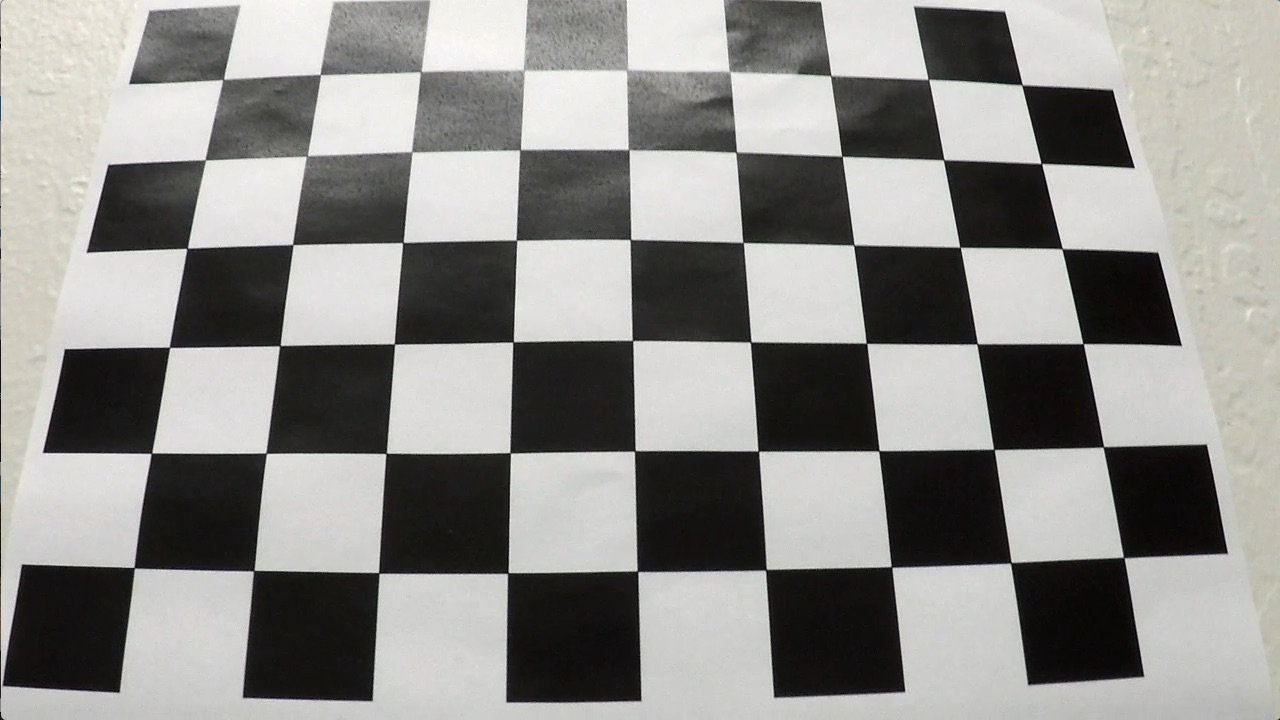
#> input picture camera_cal/calibration3.jpg, 1280 x 720 px; its folder holds 5 pictures in this run
$ python SDCND-P4_Advanced-Lane-Lines.py   (older library calls are emulated)
#> lines starting #> are read from the running program, lines starting #| are printed output that depends on the picture; after the words box and inside, x2 and y2 are one past the last pixel; in counts of white or black regions, pixels touching at a corner belong together

# coding: utf-8

# # Udacity Project 4 Advanced Lane Finding

#
# The goals / steps of this project are the following:
#
# 1. Calibration & Edge Enhancement
#     * Compute the camera calibration matrix and distortion coefficients given a set of chessboard images.
#     * Apply a distortion correction to raw images.
# 2.
#     * Use color transforms, gradients, etc., to create a thresholded binary image.
# 3.
#     * Apply a perspective transform to rectify binary image ("birds-eye view").
# 4.
#     * Detect lane pixels and fit to find the lane boundary.
# 5.
#     * Determine the curvature of the lane and vehicle position with respect to center.
# 6.
#     * Warp the detected lane boundaries back onto the original image.
# 7.
#     * Output visual display of the lane boundaries and numerical estimation of lane curvature and vehicle position.

# ## 0. Import Libs and setting which examples to plot

# In[ ]:


import numpy as np
import cv2
import glob
import matplotlib.pyplot as plt
import matplotlib.image as mpimg
import pickle
import re

plot_demos = 2 # set this to 0 to plot all examples, >8 => direct video creating

# %matplotlib
# get_ipython().run_line_magic('matplotlib', 'inline')


# ## 0. Helper functions

# In[ ]:


# [13 lines left out: functions tryint, alphanum_key, not called in this run]

def sort_nicely(liste):
    """ Sort the given list in the way that humans expect.
    """
    liste.sort(key=alphanum_key)
    return liste

def plot_two_images(img, img_aug, size=(13,5), set_axis = 'off',show = 1, titles = [' ',' '], save_it = 0,save_name ='img'):
    """ Plots two images side by side
    """
    f = plt.figure(figsize=size)
    ysize = img.shape[0]
    xsize = img.shape[1]

    ax1 = plt.subplot(121)
    plt.axis(set_axis)
    plt.imshow(img, cmap='inferno')
    plt.title(titles[0])
    ax1.set_ylim(ysize, 0)
    ax1.set_xlim(0, xsize)

    ax2 = plt.subplot(122)
    plt.axis(set_axis)
    plt.imshow(img_aug, cmap='inferno')
    plt.title(titles[1])
    plt.subplots_adjust(top=1.0,bottom=0.0,left=0.0,right=1.0,hspace=0.05,wspace=0.05)
    ax2.set_ylim(ysize, 0)
    ax2.set_xlim(0, xsize)

    if save_it:
        plt.savefig('./output_images/' + save_name + '.png')
    if show:
        plt.show()


    return f, ax1, ax2


def region_of_interest(img, vertices):
    """
    Applies an image mask.

    Only keeps the region of the image defined by the polygon
    formed from `vertices`. The rest of the image is set to black.
    """
    #defining a blank mask to start with
    mask = np.zeros_like(img)

    #defining a 3 channel or 1 channel color to fill the mask with depending on the input image
    if len(img.shape) > 2:
        channel_count = img.shape[2]  # i.e. 3 or 4 depending on your image
        ignore_mask_color = (255,) * channel_count
    else:

        if (img.max() <= 1 or img.max() > 255) and img.min() <= 0  :
            ignore_mask_color = 1
        elif (img.max()) > 1:
            ignore_mask_color = 255

    vertices  = np.array(vertices, ndmin = 3, dtype = np.int32)
    #filling pixels inside the polygon defined by "vertices" with the fill color
    cv2.fillPoly(mask, vertices, ignore_mask_color)

    # returning the image only where mask pixels are nonzero
    masked_image = cv2.bitwise_and(img, mask)
    return masked_image

def weighted_img(initial_img, alpha, img, beta, λ=0.):
    return cv2.addWeighted(initial_img, alpha, img, beta, λ)

def norm_0_255(img):
    """ Normalize img input to range from int 0 to 255
    """

    img_min = np.min(img)
    img_max = np.max(img)
    range_img = img_max - img_min
    result = (img-img_min)/range_img*255
    return(np.asarray(result, dtype='uint8'))

def norm_0_1(img):
    """ Normalize img input to range from float 32 0 to 1
    """
    if img.max() > 1 or img.max() < 1 or img.min() <= 0:
        img_min = np.min(img)
        img_max = np.max(img)
        range_img = img_max - img_min
        result = (img-img_min)/range_img
        return(np.asarray(result, dtype='float32'))
    else:
        print("+++WARNING Normalizing to range 0 - 1: image has already a maximum <= 1")
        return img

def gaussian_blur(img, kernel_size):
    """Applies a Gaussian Noise kernel"""
    return cv2.GaussianBlur(img, (kernel_size, kernel_size), 0)

def edge_enhancement(img, max_value=8):
    """OpenCV with Python By Example by Prateek Joshi
    """

    kernel = np.array([[-1,-1,-1,-1,-1],
                         [-1,2,2,2,-1],
                         [-1,2,max_value,2,-1],
                         [-1,2,2,2,-1],
                         [-1,-1,-1,-1,-1]]) / max_value

    output = cv2.filter2D(img,-1,kernel)

    return output


# ## 1. Calibration

# In[ ]:


use_dumped_cali_file = 1 # if set to 1 use calibration_file.p file

if use_dumped_cali_file:
    with open('calibration_file.p', mode='rb') as handle:
#> (reads calibration_file.p from the repository)
        cali_file = pickle.load(handle)
    mtx = cali_file['mtx']
    dist = cali_file['dist']
else:
    # Make a list of calibration images
    images = glob.glob('./camera_cal/calibration*.jpg')

    # prepare object points, like (0,0,0), (1,0,0), (2,0,0) ....,(6,5,0)
    objp = np.zeros((6*9,3), np.float32)
    objp[:,:2] = np.mgrid[0:9,0:6].T.reshape(-1,2)

    # Arrays to store object points and image points from all the images.
    objpoints = [] # 3d points in real world space
    imgpoints = [] # 2d points in image plane.

    # Step through the list and search for chessboard corners
    for img_name in images:
        img = mpimg.imread(img_name)
        gray = cv2.cvtColor(img,cv2.COLOR_RGB2GRAY)
        gray = edge_enhancement(gray)
        # Find the chessboard corners
        ret, corners = cv2.findChessboardCorners(gray, (9,6),None)

        # If found, add object points, image points
        if ret == True:
            objpoints.append(objp)
            imgpoints.append(corners)

    ret, mtx, dist, rvecs, tvecs = cv2.calibrateCamera(objpoints, imgpoints, gray.shape[::-1], None, None)
    ### dump into .p-file
    cali_file = {'mtx' : mtx, 'dist': dist}

    with open('calibration_file.p', 'wb') as handle:
        pickle.dump(cali_file, handle, protocol=pickle.HIGHEST_PROTOCOL)

def undistort_img(img, mtx = mtx, dist = dist):
    return cv2.undistort(img, mtx, dist, None, mtx)


# ### 1.1 Demo

# In[ ]:


# Demo
img = mpimg.imread('./camera_cal/calibration3.jpg')
#> img is the input picture: shape (720, 1280, 3); mean R, G, B 141.8, 141, 138.1
dst = undistort_img(img, mtx, dist)
dst = edge_enhancement(dst)
if plot_demos <= 1 :
    plot_two_images(img, dst, titles = ['original','undistorted'], save_it = 1, save_name = '1_undistorted1')

    img = mpimg.imread('./test_images/test3.jpg')
    dst = undistort_img(img, mtx, dist)
#     dst = edge_enhancement(dst)
    plot_two_images(img, dst, titles = ['original','undistorted'], save_it = 1, save_name = '1_undistorted2')


# ## 2. Warping & Edge Enhancement & cutting image

# In[27]:


def warp_img(img, src = None, dst = None, w_Mat = [0]):
    ysize = img.shape[0]
    xsize = img.shape[1]
    w_Mat_inv = None

    if len(w_Mat) == 1:
        w_Mat = cv2.getPerspectiveTransform(src,dst)
        w_Mat_inv = cv2.getPerspectiveTransform(dst,src)

    img = cv2.warpPerspective(img,w_Mat,(xsize,ysize), flags=cv2.INTER_NEAREST)

    return img, w_Mat, w_Mat_inv

ysize = img.shape[0]
xsize = img.shape[1]

#source points
src = np.float32([(675,440),    #top right
                (608,440),      #top left
                (258,690),      #bottom left
                (1062,690)])    #bottom right

# destination points
dst = np.float32([(xsize-425,0),
                (425,0),
                (425,ysize),
                (xsize-425,ysize)])


# In[28]:


def cut_img(img, x_pixel = 250):
    xsize = img.shape[1]
    ysize = img.shape[0]
    x_target_high = xsize - x_pixel
    x_target_low = 0 + x_pixel

    vertices = np.array([(0, 0),
                         (1280, 0),
                         (x_target_high, 720),
                         (x_target_low,720)])

    img = region_of_interest(img, vertices)
    return img

def preprocess_img(img, mtx=mtx, dist=dist, src=src, dst=dst, cut_flag = 1, enhance_flag = 1):
    img = gaussian_blur(img, 5)

    img = undistort_img(img, mtx, dist)

    img, M, M_inv = warp_img(img, src, dst)

#     if enhance_flag:
#         img = edge_enhancement(img)

    if cut_flag:
        img = cut_img(img)


    return img, M , M_inv


# ### 2.1 Demo

# In[29]:


# Demo
if plot_demos <= 2:
    x = [src[0][0],src[1][0],src[2][0],src[3][0],src[0][0]]
    y = [src[0][1],src[1][1],src[2][1],src[3][1],src[0][1]]

    x2 = [dst[0][0],dst[1][0],dst[2][0],dst[3][0],dst[0][0]]
    y2 = [dst[0][1],dst[1][1],dst[2][1],dst[3][1],dst[0][1]]

    img = mpimg.imread('./test_images/straight_lines2.jpg')
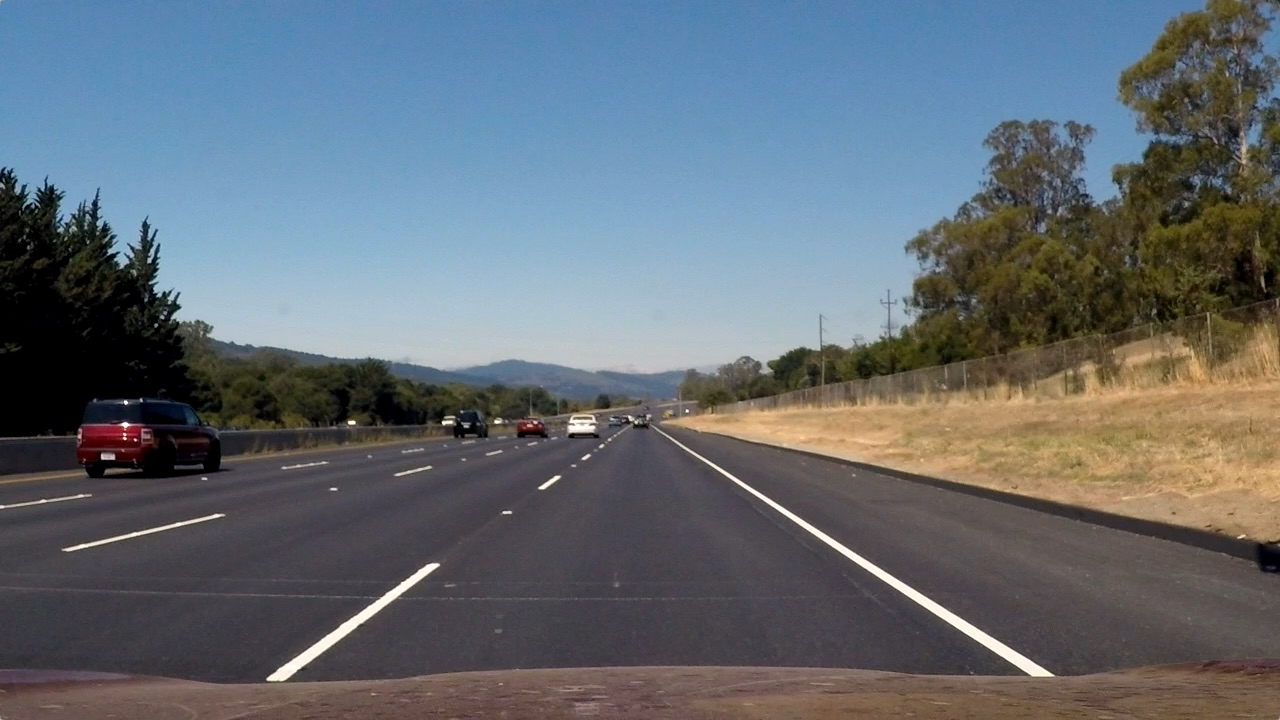
#> input picture test_images/straight_lines2.jpg, 1280 x 720 px
#> img is the input picture: shape (720, 1280, 3); mean R, G, B 99.4, 107.7, 115.1

    warped_img, M , M_inv = preprocess_img(img, mtx=mtx, dist=dist, src=src, dst=dst, cut_flag = 0, enhance_flag = 0)
#> in preprocess_img, `img, M, M_inv = warp_img(img, src, dst)`: M = [[-0.35, -1.51, 852.9], [1.28e-15, -1.88, 828.2], [1.8e-18, -0.0024, 1]]; M_inv = [[0.156, -0.815, 541.8], [1.04e-16, -0.531, 440], [2.37e-19, -0.00127, 1]]

    _, ax1, ax2 = plot_two_images(img, warped_img, show = 0, titles = ['original','undistorted & warped'])
    ax1.plot(x, y,'r', alpha=0.5, linewidth=1)
    ax2.plot(x2, y2,'r', alpha=0.5, linewidth=2)
    plt.savefig('./output_images/2_img_straight.png')


    ####
    img = mpimg.imread('./test_images/straight_lines1.jpg')
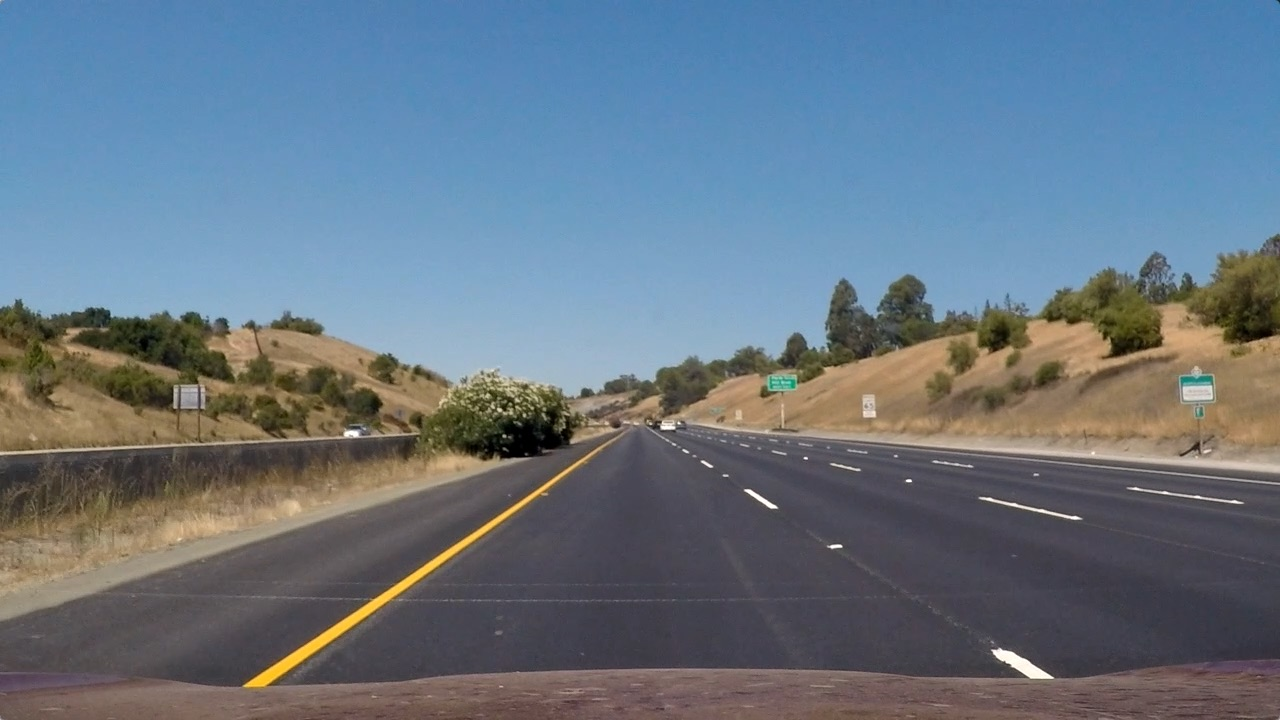
#> input picture test_images/straight_lines1.jpg, 1280 x 720 px
#> img is the input picture: shape (720, 1280, 3); mean R, G, B 103.2, 117.7, 131.2

    warped_img, M , M_inv = preprocess_img(img, mtx=mtx, dist=dist, src=src, dst=dst, cut_flag = 0, enhance_flag = 0)

    _, ax1, ax2 = plot_two_images(img, warped_img, show = 0, titles = ['original','undistorted & warped'])
    ax1.plot(x, y,'r', alpha=0.5, linewidth=1)
    ax2.plot(x2, y2,'r', alpha=0.5, linewidth=2)
    plt.savefig('./output_images/2_img_straight1.png')

    warped_img, M , M_inv = preprocess_img(img, mtx=mtx, dist=dist, src=src, dst=dst, cut_flag = 0)

    _, ax1, ax2 = plot_two_images(img, warped_img, show = 0, titles = ['original','undistorted & warped & edge enhanced'])
    ax1.plot(x, y,'r', alpha=0.5, linewidth=1)
    ax2.plot(x2, y2,'r', alpha=0.5, linewidth=2)
    plt.savefig('./output_images/2_img_straight2.png')

    ####
    warped_img, M , M_inv = preprocess_img(img, mtx=mtx, dist=dist, src=src, dst=dst)
    _, ax1, ax2 = plot_two_images(img, warped_img, show = 0, titles = ['original','undistorted & warped & edge enhanced & cut'])
    ax1.plot(x, y,'r', alpha=0.5, linewidth=1)
    ax2.plot(x2, y2,'r', alpha=0.5, linewidth=2)
    plt.savefig('./output_images/2_img_straight3.png')

    plt.show()


# ## 3. Getting Binary

# In[ ]:


def colormask_treshold(img, lower, upper):
    """
    Apply a colormask on image and then return it
    """

    mask =(img[:,:,0] >= lower[0]) & (img[:,:,0] <= upper[0])         & (img[:,:,1] >= lower[1]) & (img[:,:,1] <= upper[1])         & (img[:,:,2] >= lower[2]) & (img[:,:,2] <= upper[2])

    return mask

def adaptiveThreshold(images, block_size= 111, mean_value = 1, boolean_op = 'and'):
    """
    Apply a adaptive threshold on images, vote and then return it
    """
    if len(images.shape) <= 2:
        images = np.array([images])

    if boolean_op == 'or':
        binary_output = np.zeros_like(images[0])
    elif boolean_op == 'and':
        binary_output = np.ones_like(images[0])
    else:
        error('define boolean op in adaptiveThreshold as ''and '' or ''or''')

    binary_output[0,0] =0

    for i, img in enumerate(images):

        binary_temp = cv2.adaptiveThreshold(img,1,cv2.ADAPTIVE_THRESH_GAUSSIAN_C,cv2.THRESH_BINARY,block_size,-mean_value)
        #binary_temp = cv2.adaptiveThreshold(img,1,cv2.ADAPTIVE_THRESH_MEAN_C,cv2.THRESH_BINARY,block_size,mean_value)

        if boolean_op == 'or':
            binary_output = (binary_output==1) | (binary_temp==1)
        elif boolean_op == 'and':
            binary_output = (binary_output==1) & (binary_temp==1)
    # Return the binary image
    return binary_output

def blur_mask_tresh(mask, thresh = 0.8, blur_kernel = 5):
    """
    blur masks to show only regions with lots of pixels
    """
    mask = np.array(mask, dtype = 'float32')
    mask = gaussian_blur(mask, blur_kernel)
    mask[mask >= thresh] = 1
    mask[mask < 1] = 0
    mask = np.array(mask, dtype = 'uint8')
    return mask

def get_binary_img(img, plot_masks = 0, single_img = 1, line_color = 0):
    """
    Get the binary img using the methods above
    """
#> called with plot_masks = 0, single_img = 1, line_color = 0
    ysize = img.shape[0]
    xsize = img.shape[1]

    if xsize == 0 or ysize == 0:
        combined = np.zeros_like(img[:,:,0])
        line_color = 0
    else:
        img = norm_0_255(img)
#> in norm_0_255, `img_min = np.min(img)`: img_min = 0
#> in norm_0_255, `img_max = np.max(img)`: img_max = 255
#         mean_img = np.mean(img)
        #####
        hls_img = cv2.cvtColor(img, cv2.COLOR_RGB2HLS)
#> hls_img: shape (720, 1280, 3); mean of channels 0, 1, 2 81.7, 68.3, 19.5
        hls0_max = np.amax(hls_img[:,:,0])
#> hls0_max = 179
        hls1_max  = np.amax(hls_img[:,:,1])
#> hls1_max = 249
        hls2_max  = np.amax(hls_img[:,:,2])
#> hls2_max = 255

        hls0_mean = np.mean(hls_img[:,:,0])
#> hls0_mean = 81.67
        hls1_mean  = np.mean(hls_img[:,:,1])
#> hls1_mean = 68.27
        hls2_mean  = np.mean(hls_img[:,:,2])
#> hls2_mean = 19.54

        hsv_img = cv2.cvtColor(img, cv2.COLOR_RGB2HSV)
#> hsv_img: shape (720, 1280, 3); mean H, S, V 81.7, 30.6, 73.1
        hsv0_max = np.amax(hsv_img[:,:,0])
#> hsv0_max = 179
        hsv1_max = np.amax(hsv_img[:,:,1])
#> hsv1_max = 255
        hsv2_max = np.amax(hsv_img[:,:,2])
#> hsv2_max = 255

        hsv0_mean = np.mean(hsv_img[:,:,0])
#> hsv0_mean = 81.7
        hsv1_mean = np.mean(hsv_img[:,:,1])
#> hsv1_mean = 30.56
        hsv2_mean = np.mean(hsv_img[:,:,2])
#> hsv2_mean = 73.13

        lab_img = cv2.cvtColor(img, cv2.COLOR_RGB2LAB)
#> lab_img: shape (720, 1280, 3); mean of channels 0, 1, 2 71.9, 130.2, 126.8
        lab0_max = np.amax(lab_img[:,:,0])
#> lab0_max = 253
        lab1_max = np.amax(lab_img[:,:,1])
#> lab1_max = 138
        lab2_max = np.amax(lab_img[:,:,2])
#> lab2_max = 206

        lab0_mean = np.mean(lab_img[:,:,0])
#> lab0_mean = 71.93
        lab1_mean = np.mean(lab_img[:,:,1])
#> lab1_mean = 130.2
        lab2_mean = np.mean(lab_img[:,:,2])
#> lab2_mean = 126.8

        red_img = img[:,:,0]
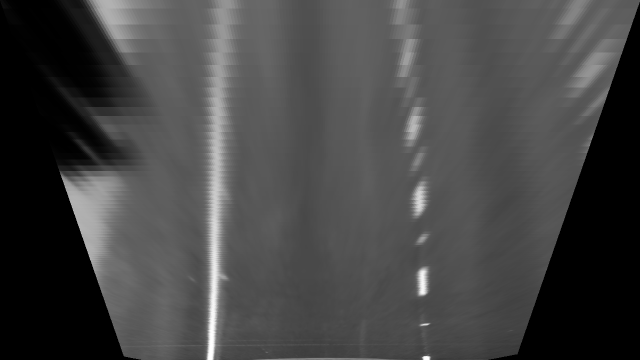
#> red_img: shape (720, 1280) (shown at 1/2 size); min 0, max 255, mean 69.1
        red_max = np.amax(img[:,:,0])
#> red_max = 255
        red_mean = np.mean(img[:,:,0])
#> red_mean = 69.13
        #####
        vertices = np.array([(320, 0),
                             (960, 0),
                             (960, 720),
                             (320,720)])


        adap_mask_wht = np.zeros_like(img[:,:,0])
        adap_mask_yel = np.zeros_like(img[:,:,0])

        if line_color == 0 or line_color == 1:
            adap_mask_wht = np.asarray(adaptiveThreshold(np.array([img[:,:,0], hsv_img[:,:,2]]),
                                                         block_size= 161,
                                                         mean_value = 28,
                                                         boolean_op = 'and'), dtype='uint8')
#> the loop in adaptiveThreshold, `for i, img in enumerate(images): ` made 2 passes
        if line_color == 0 or line_color == 2:
            adap_mask_yel = np.asarray(adaptiveThreshold(np.array([hls_img[:,:,2], lab_img[:,:,2]]),
                                                         block_size= 161, mean_value = 5,
                                                         boolean_op = 'and'), dtype='uint8')
#> the loop in adaptiveThreshold (call 2), `for i, img in enumerate(images): ` made 2 passes
        if line_color == 0:
            adap_mask =  adap_mask_yel | adap_mask_wht
#> adap_mask: shape (720, 1280); values 0 (black) and 1 (white), 4.5% white; 94 white regions (67 under 20 px), largest, box (x1, y1, x2, y2) and area: (409, 130, 456, 720) 15255, (116, 335, 275, 718) 8320, (1033, 6, 1279, 690) 7347
        elif line_color == 1:
            adap_mask =  adap_mask_wht
        elif line_color == 2:
            adap_mask =  adap_mask_yel

        adap_mask = blur_mask_tresh(adap_mask, thresh = 0.9, blur_kernel = 5)
#> in blur_mask_tresh, `mask[mask < 1] = 0`:
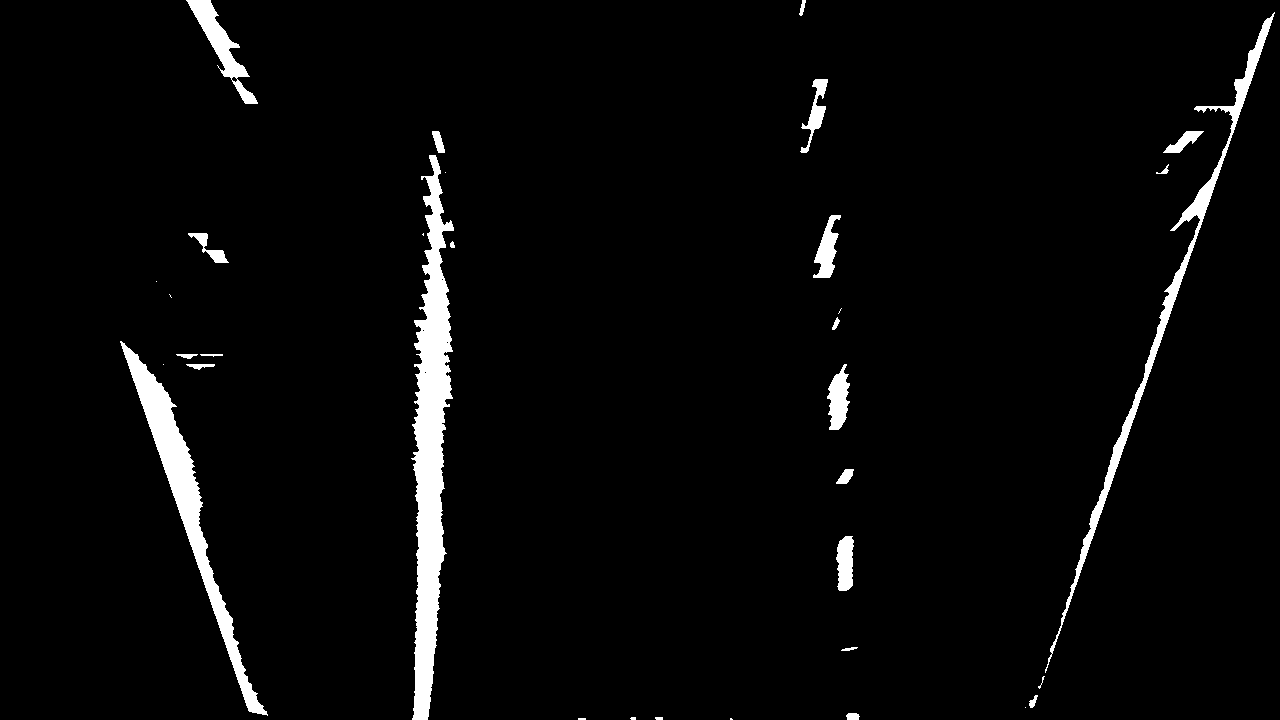
#> mask: shape (720, 1280) float32; values 0 (black) and 1 (white), 3.4% white; 34 white regions (10 under 20 px), largest, box (x1, y1, x2, y2) and area: (411, 155, 454, 720) 12724, (120, 341, 268, 716) 7018, (1045, 12, 1275, 673) 5069

        if single_img:
            adap_mask = region_of_interest(adap_mask, vertices)
#> (the rest of the program and of its run is left out)
